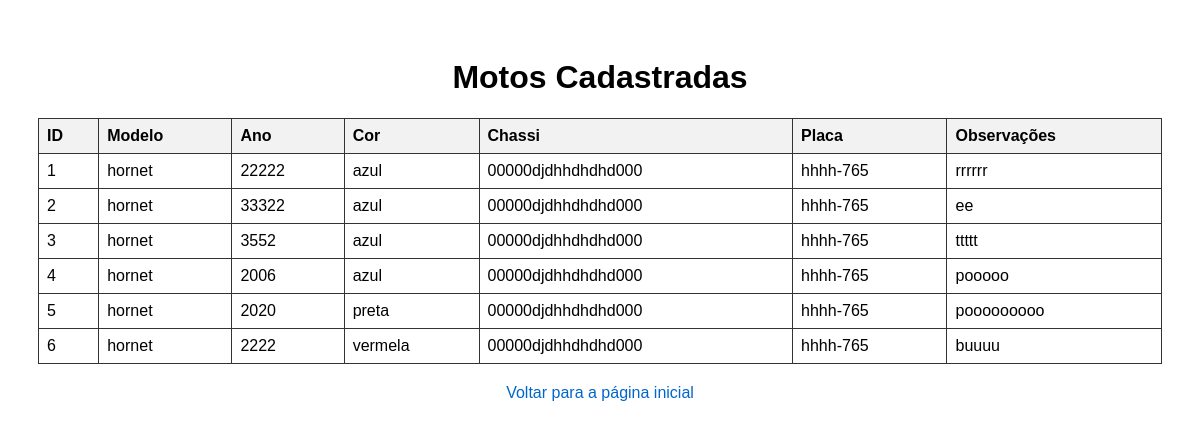
The app's page /motos_cadastradas with its own data.
### tables this page shows
CREATE TABLE motos (
    id INTEGER PRIMARY KEY AUTOINCREMENT,
    modelo TEXT NOT NULL,
    ano TEXT NOT NULL,
    cor TEXT NOT NULL,
    chassi TEXT NOT NULL,
    placa TEXT NOT NULL,
    observacoes TEXT
);

### app.py (the view)
@app.route("/motos_cadastradas")
def motos_cadastradas():
    conn = sqlite3.connect('banco.db')
    conn.row_factory = sqlite3.Row
    cursor = conn.cursor()
    cursor.execute("SELECT * FROM motos")
    motos = cursor.fetchall()
    conn.close()
    return render_template("motos_cadastradas.html", motos=motos)

### templates/motos_cadastradas.html (shortened to what this page needs)
<!DOCTYPE html>
<html lang="pt-BR">
<head>
</head>
<body>
    <h1>Motos Cadastradas</h1>
    <table>
        <tr>
            <th>ID</th>
            <th>Modelo</th>
            <th>Ano</th>
            <th>Cor</th>
            <th>Chassi</th>
            <th>Placa</th>
            <th>Observações</th>
        </tr>
        {% for moto in motos %}
        <tr>
            <td>{{ moto[0] }}</td>
            <td>{{ moto[1] }}</td>
            <td>{{ moto[2] }}</td>
            <td>{{ moto[3] }}</td>
            <td>{{ moto[4] }}</td>
            <td>{{ moto[5] }}</td>
            <td>{{ moto[6] }}</td>
        </tr>
        {% endfor %}
    </table>
    <a href="/">Voltar para a página inicial</a>
</body>
</html>

### templates/motos_cadastradas.html (style rules this page uses)
table { width: 100%; border-collapse: collapse; margin-top: 20px; }
th, td { border: 1px solid #333; padding: 8px; text-align: left; }
th { background-color: #f2f2f2; }
body { font-family: Arial, sans-serif; padding: 30px; }
h1 { text-align: center; }
a { display: block; margin-top: 20px; text-align: center; text-decoration: none; color: #0066cc; }

### records on screen
motos: id "1", modelo "hornet", ano "22222", cor "azul", chassi "00000djdhhdhdhd000", placa "hhhh-765", observacoes "rrrrrr"
motos: id "2", modelo "hornet", ano "33322", cor "azul", chassi "00000djdhhdhdhd000", placa "hhhh-765", observacoes "ee"
motos: id "3", modelo "hornet", ano "3552", cor "azul", chassi "00000djdhhdhdhd000", placa "hhhh-765", observacoes "ttttt"
motos: id "4", modelo "hornet", ano "2006", cor "azul", chassi "00000djdhhdhdhd000", placa "hhhh-765", observacoes "pooooo"
motos: id "5", modelo "hornet", ano "2020", cor "preta", chassi "00000djdhhdhdhd000", placa "hhhh-765", observacoes "pooooooooo"
motos: id "6", modelo "hornet", ano "2222", cor "vermela", chassi "00000djdhhdhdhd000", placa "hhhh-765", observacoes "buuuu"
